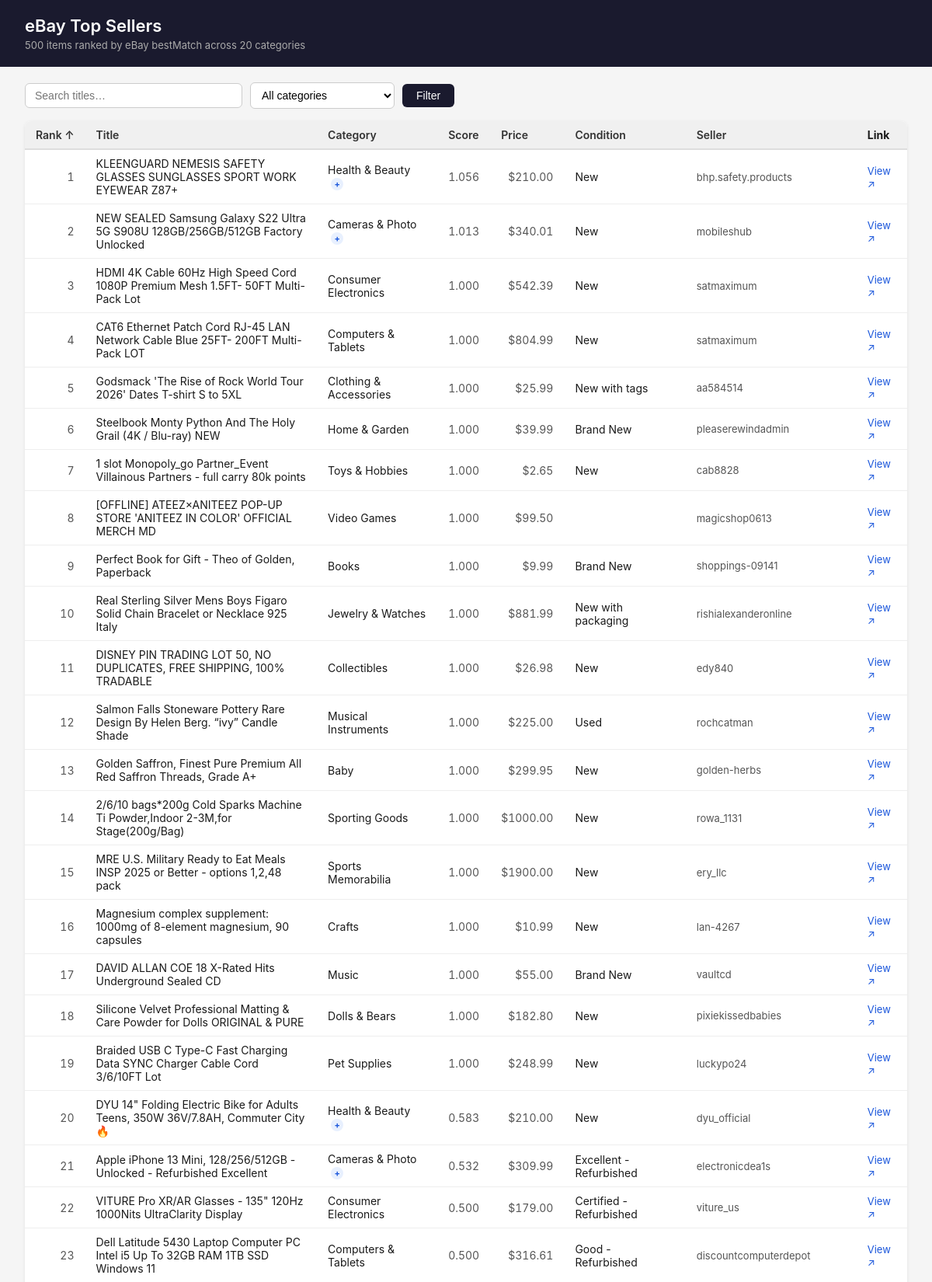
The page / (upper part) on the database its author committed.
### tables this page shows
CREATE TABLE top_sellers (
    rank               INTEGER PRIMARY KEY,
    title              TEXT    NOT NULL,
    primary_category   TEXT,
    also_in_categories TEXT,
    score              REAL,
    price              REAL,
    currency           TEXT,
    condition          TEXT,
    seller             TEXT,
    item_url           TEXT
);

### app/app.py (the view)
@app.route("/")
def index():
    q        = request.args.get("q", "").strip()
    category = request.args.get("category", "").strip()
    sort     = request.args.get("sort", "rank")
    order    = request.args.get("order", "asc")
    allowed_sorts = {"rank", "price", "score", "title", "primary_category"}
    if sort not in allowed_sorts:
        sort = "rank"
    dir_sql = "DESC" if order == "desc" else "ASC"
    categories = [r[0] for r in query(
        "SELECT DISTINCT primary_category FROM top_sellers ORDER BY primary_category"
    )]
    sql    = "SELECT * FROM top_sellers WHERE 1=1"
    params = []
    if q:
        sql += " AND title LIKE ?"
        params.append(f"%{q}%")
    if category:
        sql += " AND primary_category = ?"
        params.append(category)
    sql += f" ORDER BY {sort} {dir_sql}"
    items = query(sql, tuple(params))
    return render_template("index.html",
        items=items,
        categories=categories,
        q=q,
        category=category,
        sort=sort,
        order=order,
        total=len(items),
    )

### app/app.py (called while the page is built)
def query(sql: str, params: tuple = ()):
    conn = sqlite3.connect(DB_PATH)
    conn.row_factory = sqlite3.Row
    rows = conn.execute(sql, params).fetchall()
    conn.close()
    return rows

### app/templates/index.html (shortened to what this page needs)
<!DOCTYPE html>
<html lang="en">
<head>
  <link rel="stylesheet" href="{{ url_for('static', filename='style.css') }}">
</head>
<body>
  <header>
    <h1>eBay Top Sellers</h1>
    <p class="subtitle">{{ total }} items ranked by eBay bestMatch across 20 categories</p>
  </header>
  <main>
    <form class="filters" method="get" action="/">
      <input
        type="text"
        name="q"
        value="{{ q }}"
        placeholder="Search titles…"
        autocomplete="off"
      >
      <select name="category">
        <option value="">All categories</option>
      </select>
      <button type="submit">Filter</button>
    </form>
    <div class="table-wrap">
      <table>
        <thead>
          <tr>
            {% set cols = [("rank","Rank"),("title","Title"),("primary_category","Category"),
                           ("score","Score"),("price","Price"),("condition","Condition"),("seller","Seller")] %}
            {% for col, label in cols %}
              {% set next_order = "asc" if (sort == col and order == "asc") else "desc" %}
              {% set arrow = "↑" if (sort == col and order == "asc") else ("↓" if sort == col else "") %}
              <th>
                <a href="?q={{ q }}&category={{ category }}&sort={{ col }}&order={{ next_order }}">
                  {{ label }} {{ arrow }}
                </a>
              </th>
            {% endfor %}
            <th>Link</th>
          </tr>
        </thead>
        <tbody>
          {% for item in items %}
          <tr>
            <td class="num">{{ item.rank }}</td>
            <td class="title">{{ item.title }}</td>
            <td>
              {{ item.primary_category }}
              {% if item.also_in_categories %}
              <span class="also" title="Also in: {{ item.also_in_categories }}">+</span>
              {% endif %}
            </td>
            <td class="num">{{ "%.3f"|format(item.score) }}</td>
            <td class="num">${{ "%.2f"|format(item.price) }}</td>
            <td>{{ item.condition }}</td>
            <td class="seller">{{ item.seller }}</td>
            <td><a href="{{ item.item_url }}" target="_blank" rel="noopener">View ↗</a></td>
          </tr>
          {% else %}
          <tr><td colspan="8" class="empty">No items match your filters.</td></tr>
          {% endfor %}
        </tbody>
      </table>
    </div>
  </main>
</body>
</html>

### app/static/style.css (style rules this page uses)
*, *::before, *::after { box-sizing: border-box; margin: 0; padding: 0; }
body { font-family: -apple-system, BlinkMacSystemFont, "Segoe UI", sans-serif; font-size: 14px; color: #1a1a1a; background: #f5f5f5; }
header { background: #1a1a2e; color: #fff; padding: 20px 32px; }
header h1 { font-size: 22px; font-weight: 600; }
header .subtitle { color: #aaa; margin-top: 4px; font-size: 13px; }
main { padding: 20px 32px; max-width: 1400px; }
.filters { display: flex; align-items: center; gap: 10px; margin-bottom: 16px; flex-wrap: wrap; }
.filters input[type="text"] { padding: 7px 12px; border: 1px solid #ccc; border-radius: 6px; font-size: 14px; width: 280px; }
.filters select { padding: 7px 10px; border: 1px solid #ccc; border-radius: 6px; font-size: 14px; background: #fff; }
.filters button { padding: 7px 18px; background: #1a1a2e; color: #fff; border: none; border-radius: 6px; font-size: 14px; cursor: pointer; }
.table-wrap { background: #fff; border-radius: 8px; box-shadow: 0 1px 4px rgba(0,0,0,.08); overflow-x: auto; }
table { width: 100%; border-collapse: collapse; }
thead { background: #f0f0f0; border-bottom: 2px solid #ddd; }
thead th a { text-decoration: none; color: #333; font-weight: 600; white-space: nowrap; }
th, td { padding: 9px 14px; text-align: left; border-bottom: 1px solid #eee; }
td.num { text-align: right; font-variant-numeric: tabular-nums; color: #555; }
td.title { max-width: 340px; }
td.seller { color: #555; font-size: 13px; }
span.also { display: inline-block; margin-left: 4px; width: 16px; height: 16px; background: #e8f0fe; color: #1a56db; border-radius: 50%; font-size: 11px; font-weight: 700; text-align: center; line-height: 16px; cursor: default; }
td a { color: #1a56db; text-decoration: none; font-size: 13px; }

### rows shown on the page
top_sellers: rank "1", title "KLEENGUARD NEMESIS SAFETY GLASSES SUNGLASSES SPORT WORK EYEWEAR Z87+", primary_category "Health & Beauty", score "1.056", price "210.00", condition "New", seller "bhp.safety.products"
top_sellers: rank "2", title "NEW SEALED Samsung Galaxy S22 Ultra 5G S908U 128GB/256GB/512GB Factory Unlocked", primary_category "Cameras & Photo", score "1.013", price "340.01", condition "New", seller "mobileshub"
top_sellers: rank "3", title "HDMI 4K Cable 60Hz High Speed Cord 1080P Premium Mesh 1.5FT- 50FT Multi-Pack Lot", primary_category "Consumer Electronics", score "1.000", price "542.39", condition "New", seller "satmaximum"
top_sellers: rank "4", title "CAT6 Ethernet Patch Cord RJ-45 LAN Network Cable Blue 25FT- 200FT Multi-Pack LOT", primary_category "Computers & Tablets", score "1.000", price "804.99", condition "New", seller "satmaximum"
top_sellers: rank "5", title "Godsmack 'The Rise of Rock World Tour 2026' Dates T-shirt S to 5XL", primary_category "Clothing & Accessories", score "1.000", price "25.99", condition "New with tags", seller "aa584514"
top_sellers: rank "6", title "Steelbook Monty Python And The Holy Grail (4K / Blu-ray) NEW", primary_category "Home & Garden", score "1.000", price "39.99", condition "Brand New", seller "pleaserewindadmin"
top_sellers: rank "7", title "1 slot Monopoly_go Partner_Event Villainous Partners - full carry 80k points", primary_category "Toys & Hobbies", score "1.000", price "2.65", condition "New", seller "cab8828"
top_sellers: rank "8", title "[OFFLINE] ATEEZ×ANITEEZ POP-UP STORE 'ANITEEZ IN COLOR' OFFICIAL MERCH MD", primary_category "Video Games", score "1.000", price "99.50", seller "magicshop0613"
top_sellers: rank "9", title "Perfect Book for Gift - Theo of Golden, Paperback", primary_category "Books", score "1.000", price "9.99", condition "Brand New", seller "shoppings-09141"
top_sellers: rank "10", title "Real Sterling Silver Mens Boys Figaro Solid Chain Bracelet or Necklace 925 Italy", primary_category "Jewelry & Watches", score "1.000", price "881.99", condition "New with packaging", seller "rishialexanderonline"
top_sellers: rank "11", title "DISNEY PIN TRADING LOT 50, NO DUPLICATES, FREE SHIPPING, 100% TRADABLE", primary_category "Collectibles", score "1.000", price "26.98", condition "New", seller "edy840"
top_sellers: rank "12", title "Salmon Falls Stoneware Pottery Rare Design By Helen Berg. “ivy” Candle Shade", primary_category "Musical Instruments", score "1.000", price "225.00", condition "Used", seller "rochcatman"
top_sellers: rank "13", title "Golden Saffron, Finest Pure Premium All Red Saffron Threads, Grade A+", primary_category "Baby", score "1.000", price "299.95", condition "New", seller "golden-herbs"
top_sellers: rank "14", title "2/6/10 bags*200g Cold Sparks Machine Ti Powder,Indoor 2-3M,for Stage(200g/Bag)", primary_category "Sporting Goods", score "1.000", price "1000.00", condition "New", seller "rowa_1131"
top_sellers: rank "15", title "MRE U.S. Military Ready to Eat Meals INSP 2025 or Better - options 1,2,48 pack", primary_category "Sports Memorabilia", score "1.000", price "1900.00", condition "New", seller "ery_llc"
top_sellers: rank "16", title "Magnesium complex supplement: 1000mg of 8-element magnesium, 90 capsules", primary_category "Crafts", score "1.000", price "10.99", condition "New", seller "lan-4267"
top_sellers: rank "17", title "DAVID ALLAN COE 18 X-Rated Hits Underground Sealed CD", primary_category "Music", score "1.000", price "55.00", condition "Brand New", seller "vaultcd"
top_sellers: rank "18", title "Silicone Velvet Professional Matting & Care Powder for Dolls ORIGINAL & PURE", primary_category "Dolls & Bears", score "1.000", price "182.80", condition "New", seller "pixiekissedbabies"
top_sellers: rank "19", title "Braided USB C Type-C Fast Charging Data SYNC Charger Cable Cord 3/6/10FT Lot", primary_category "Pet Supplies", score "1.000", price "248.99", condition "New", seller "luckypo24"
top_sellers: rank "20", title "DYU 14\" Folding Electric Bike for Adults Teens, 350W 36V/7.8AH, Commuter City🔥", primary_category "Health & Beauty", score "0.583", price "210.00", condition "New", seller "dyu_official"
top_sellers: rank "21", title "Apple iPhone 13 Mini, 128/256/512GB - Unlocked - Refurbished Excellent", primary_category "Cameras & Photo", score "0.532", price "309.99", condition "Excellent - Refurbished", seller "electronicdea1s"
top_sellers: rank "22", title "VITURE Pro XR/AR Glasses - 135\" 120Hz 1000Nits UltraClarity Display", primary_category "Consumer Electronics", score "0.500", price "179.00", condition "Certified - Refurbished", seller "viture_us"
top_sellers: rank "23", title "Dell Latitude 5430 Laptop Computer PC Intel i5 Up To 32GB RAM 1TB SSD Windows 11", primary_category "Computers & Tablets", score "0.500", price "316.61", condition "Good - Refurbished", seller "discountcomputerdepot"

### other values the page prints
{{ total }} "500"
{{ label }} "Rank" "Title" "Category" "Score" "Price" "Condition" "Seller"
{{ arrow }} "↑"
